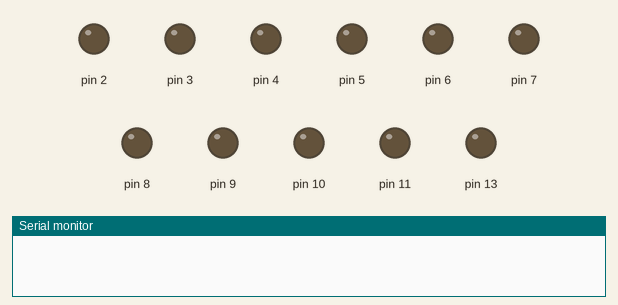
This sketch was run on a simulated Arduino Uno, built with avr-gcc and run on an emulated ATmega328P. Parts: output pins drawn as LEDs (lit = HIGH), the last lines printed to the serial monitor. Random numbers use the default seed unless the sketch sets one.

Above: at 0.1 s.
At 9.9 s:
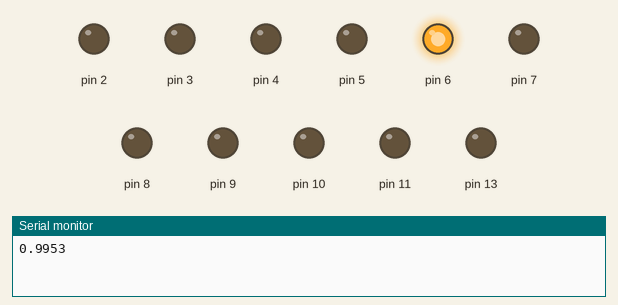
At 19.8 s:
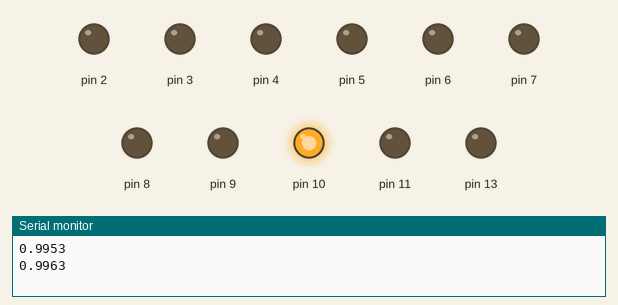
At 23.2 s:
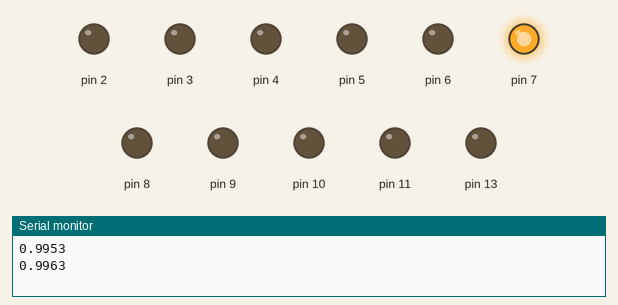
At 24.9 s:
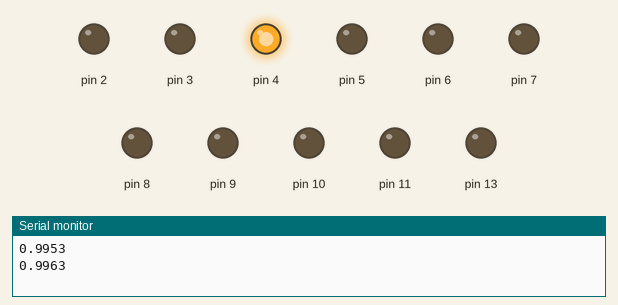
At 38.2 s:
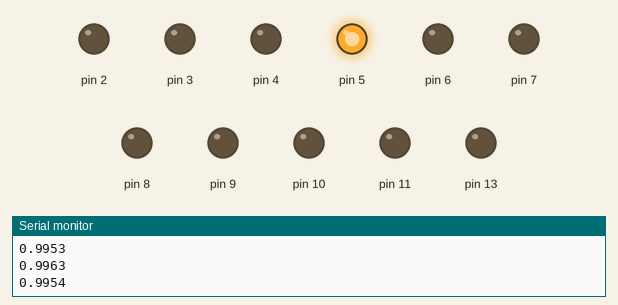
Timing chart, 0 to 40.0 s (numbered marks = the images above):
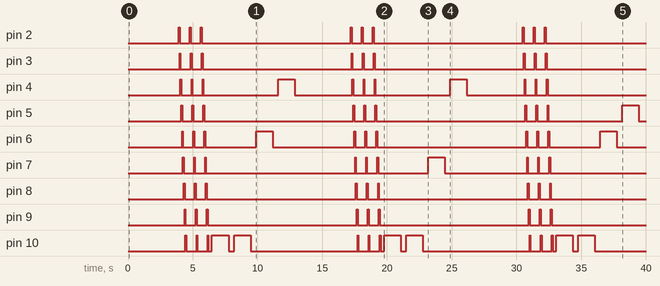

The sketch:

sickDays4Pilots.ino
```cpp
/*

Sick Days, a numerical model for the Arduino microcontroller
by Lawrence Stewart
February, 2012

  Calculate employee dispatch reliability given a certain amount of sick days
  using Monmte Carlo numerical techniques then display the results on an array of 9 LEDs
  this version is for the case 4 pilots, 3 aircraft, 1 pilot on reserve
 */

void setup() {
Serial.begin(9600);                            // setup serial communications over the USB line
randomSeed(analogRead(0));                     // seed the pseudorandom generator with a floating voltage value

  // initialize the digital pin as an output.
  // LEDs will be used for output:
  pinMode(2, OUTPUT);
  pinMode(3, OUTPUT);
  pinMode(4, OUTPUT);
  pinMode(5, OUTPUT);
  pinMode(6, OUTPUT);
  pinMode(7, OUTPUT);
  pinMode(8, OUTPUT);
  pinMode(9, OUTPUT);
  pinMode(10, OUTPUT);
  pinMode(11, OUTPUT);
  pinMode(13, OUTPUT);
  digitalWrite(13, LOW);   // turn off the onboard LED
  }

/////////////////////////////////////////////////////////////////////////////////////////////////////////////////////////////////
///////////////////////////////////////////MAIN LOOP////////////////////////////////////////////////////////////////////////////
void loop() {

                                                    // initialize the parameters
int sickDaysYR = 10;                                //  average sick days per year per employee
int sickCount = 0;
long days = 10000;                                  //   length of the model run, in days
int failDay = 0;                                    //   amount of days with an unacceptable absence rate
int allowedSickies = 1;                             // number of absent employees allowed on any day
float perCent = 1.0;

 for (long x = 1; x <= days; x++) {
    sickCount = dayFcn(sickDaysYR);                 // call this function once a day to return number of absent employees
        if (sickCount > allowedSickies){failDay = failDay + 1;}      //   increment the amount of unacceptable absence days
 }

perCent = (1.0 - (float(failDay) / float (days)));    // calculate the percent of acceptable dispatch days


                                                     // output code, send results to computer vias usb and to LED array
Serial.println(perCent,4);                           // print the reliability result to the monitor

for (int x = 1; x<=3; x++){
cycleDisplay();                                      // flash LED array 3 times to signal an answer is about to be output
delay(270);                                          // wait
}

LEDoutput(perCent);                                   //  activate LED array with output data

}


////////////////////////////////////////////////////////////////////////////////////////////////////////////////////////////////////////////////////////////
////////////////////////////////////////////////////////////////////////////////////////////////////////////////////////////////////////////////////////////
int dayFcn (int sickDaysYR) {
                                                      //   compute the number of sick employees on a given day using random numbers and the individual
                                                      //   probability of each employee being sick
  int sick = 0;
  long LS = random(1,364);
  long GF = random(1,364);
  long RS = random(1,364);
  long NR = random(1,364);


    if (LS <=sickDaysYR){sick = sick + 1;}
    if (GF <=sickDaysYR){sick = sick + 1;}
    if (RS <=sickDaysYR){sick = sick + 1;}
    if (NR <=sickDaysYR){sick = sick + 1;}
                                                     //   return the number of sick employees that day
 return sick;
    }


//////////////////////////////////////////////////////////////////////////////////////////////////////////////////////////////////////////////////
//////////////////////////////////////////////////////////////////////////////////////////////////////////////////////////////////////////////////
void clearDisplay() {                                 //   clear the LED output array
  for(int x = 2; x<=10; x++ ){
      digitalWrite(x, LOW);
  }
}

//////////////////////////////////////////////////////////////////////////////////////////////////////////////////////////////////////////////////
//////////////////////////////////////////////////////////////////////////////////////////////////////////////////////////////////////////////////
void cycleDisplay() {                                 //  flash the LEDs sequentially
  for(int x= 2; x<=10; x++ ){
    digitalWrite(x, HIGH);
    delay(65);
    digitalWrite(x, LOW);
  }
}

/////////////////////////////////////////////////////////////////////////////////////////////////////////////////////////////////////////////////////
/////////////////////////////////////////////////////////////////////////////////////////////////////////////////////////////////////////////////////
void LEDoutput(float reliable) {                     //   display the answer using the LED array
  reliable = reliable * 10000.0;                      //   format and cast the answer, originally recieved as a decimal less than one
  int ontime = 1300;
  int offtime = 400;

  int answer = int(reliable);
  int num1 = (answer/1000);                          //  pick off the individual digits of the answer
    answer = answer - (num1 * 1000);
  int num2 = (answer/100);
    answer = answer - (num2 * 100);
  int num3 = (answer/10);
    answer = answer - (num3 * 10);
  int num4 = answer;


                                                       //   display a digit of the answer
digitalWrite(num1+1, HIGH);
delay(ontime);
clearDisplay();
delay(offtime);

                                                     //   display a digit of the answer

digitalWrite(num2 + 1, HIGH);
delay(ontime);
clearDisplay();
delay(offtime);

                                                     //   display a digit of the answer
digitalWrite(num3 + 1, HIGH);
delay(ontime);
clearDisplay();
delay(offtime);

                                                     //   display a digit of the answer
digitalWrite(num4 + 1, HIGH);
delay(ontime);
clearDisplay();
delay(offtime);
 }
```

Measured:
- by itself, pin 2, pin 3, pin 8, pin 9: repeats every 13.3 s: 2 × (LOW 0.79 s, HIGH 0.07 s), LOW 11.5 s, HIGH 0.07 s
- by itself, pin 4: repeats every 13.3 s: 2 × (LOW 0.79 s, HIGH 0.07 s), LOW 5.8 s, HIGH 1.3 s, LOW 4.4 s, HIGH 0.07 s
- by itself, pin 10: repeats every 13.3 s: 2 × (LOW 0.79 s, HIGH 0.07 s), LOW 0.27 s, HIGH 1.3 s, LOW 0.40 s, HIGH 1.3 s, LOW 8.2 s, HIGH 0.07 s
